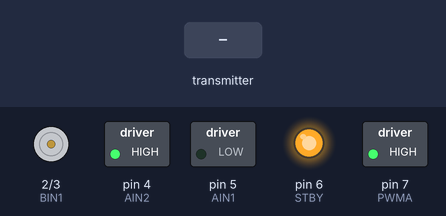
The program below on a simulated Arduino Nano, built with avr-gcc and run on an emulated ATmega328P. Parts: motor-driver pin pairs drawn as motors (green arrow = first pin HIGH = forward, orange = second pin HIGH = backward, longer = more drive, scaled by the enable pin, stopped while the standby pin is LOW), switched loads named in the program (green lamp = pin HIGH), output pins drawn as LEDs (lit = HIGH). Inputs (shaded band) come from the test bench. No radio packets arrive unless stated.

Above: at 1.2 s.
1.3 s: the transmitter starts sending ch1 = 64
2.8 s: the transmitter starts sending ch2 = 128
4.3 s: the transmitter starts sending ch2 = 0
5.8 s: the transmitter starts sending ch2 = 64
Timing chart, 0 to 8.3 s (numbered marks = the images above; inputs shaded):
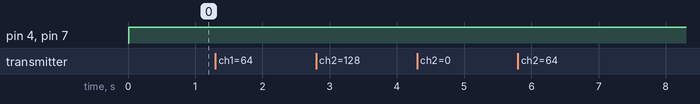

The program:

main.cpp
```cpp
/**
 * @file main.cpp
 * @author Adrián Silva Palafox
 * @brief RF remote control receiver for a 2-wheel robot.
 * @details This code runs on an Arduino Nano and receives commands from an RF transmitter
 *          to control a 2-wheeled robot using a TB6612 motor driver.
 */

#include <Arduino.h>
#include <SPI.h>
#include "RF24.h"
#include "nRF24L01.h"

// Pin Definitions
/* SPI for NRF24L01 */
#define CE_PIN 9
#define CSN_PIN 10
/* TB6612 Motor Driver Pins */
#define AIN1 5
#define AIN2 4
#define PWMA 7
#define BIN1 2
#define BIN2 3
#define PWMB 8
#define STBY 6

// RF Module Constructor
RF24 radio(CE_PIN, CSN_PIN);

// Data structure for receiving data from the transmitter
struct Received_data {
  byte ch1; // Channel 1 (Forward/Backward)
  byte ch2; // Channel 2 (Left/Right)
} received_data;

// Global Variables
const uint64_t my_radio_pipe = 0xE8E8F0F0E1LL; // Radio pipe address for communication
unsigned long lastRecvTime = 0; // Time when the last data was received
const int max_pwm = 255;
const int min_pwm = -255;
const int max_ctl_rf = 2000;
const int min_ctl_rf = 950;
int forwardBackward; // Stores forward/backward speed and direction
int leftRight;       // Stores left/right speed and direction
int speed1;          // Speed for motor 1
int speed2;          // Speed for motor 2

// Function Prototypes
void receive_the_data();
void setMotor(int pwmPin, int in1, int in2, int speed);
void stopIfFault();
void reset_the_Data();

/**
 * @brief Setup function, runs once at the beginning.
 */
void setup() {
  // Initialize Serial Communication
  Serial.begin(9600);

  // GPIO Configuration
  /* Set motor driver pins as outputs */
  pinMode(AIN1, OUTPUT);
  pinMode(AIN2, OUTPUT);
  pinMode(PWMA, OUTPUT);
  pinMode(BIN1, OUTPUT);
  pinMode(BIN2, OUTPUT);
  pinMode(PWMB, OUTPUT);
  pinMode(STBY, OUTPUT);

  digitalWrite(STBY, HIGH); // Enable the TB6612 driver

  // Initialize RF module
  radio.begin();
  radio.setAutoAck(false);
  radio.setDataRate(RF24_250KBPS);
  radio.openReadingPipe(1, my_radio_pipe); // Corrected from openWritingPipe

  radio.startListening();
}

/**
 * @brief Main loop, runs repeatedly.
 */
void loop() {
  receive_the_data();

  // Check if the signal is lost
  unsigned long now = millis();
  if ( now - lastRecvTime > 1000 ) {
    reset_the_Data();
  }

  // Map joystick values to motor speed range
  forwardBackward = map(received_data.ch1, min_ctl_rf, max_ctl_rf, min_pwm, max_pwm);
  leftRight = map(received_data.ch2, min_ctl_rf, max_ctl_rf, min_pwm, max_pwm);

  // Combine forward/backward and left/right values to get individual motor speeds
  speed1 = forwardBackward + leftRight;
  speed2 = forwardBackward - leftRight;

  // Constrain motor speeds to valid PWM range
  speed1 = constrain(speed1, min_pwm, max_pwm);
  speed2 = constrain(speed2, min_pwm, max_pwm);

  // Set motor speeds
  setMotor(PWMA, AIN1, AIN2, speed1);
  setMotor(PWMB, BIN1, BIN2, speed2);
}

/**
 * @brief Receives data from the RF module.
 */
void receive_the_data()
{
  while ( radio.available() ) {
    radio.read(&received_data, sizeof(Received_data));
    lastRecvTime = millis(); // Update the time of the last received data
  }
}

/**
 * @brief Placeholder for fault checking.
 * @note The TB6612 driver does not have a fault pin, so this function is not implemented.
 */
void stopIfFault()
{
  Serial.println("Checking for faults (not available in TB6612)");
}

/**
 * @brief Sets the speed and direction of a motor.
 * @param pwmPin The PWM pin for the motor.
 * @param in1 The first direction pin.
 * @param in2 The second direction pin.
 * @param speed The desired speed (-255 to 255).
 */
void setMotor(int pwmPin, int in1, int in2, int speed)
{
  if (speed > 0) // Forward motion
  {
    digitalWrite(in1, HIGH);
    digitalWrite(in2, LOW);
  }
  else if (speed < 0) // Backward motion
  {
    digitalWrite(in1, LOW);
    digitalWrite(in2, HIGH);
  }
  else // Stop the motor
  {
    digitalWrite(in1, LOW);
    digitalWrite(in2, LOW);
  }
  analogWrite(pwmPin, abs(speed)); // Set the motor speed
}

/**
 * @brief Resets the received data to a default state.
 */
void reset_the_Data()
{
  received_data.ch1 = 1500; // Center value for joystick
  received_data.ch2 = 1500; // Center value for joystick
}
```
